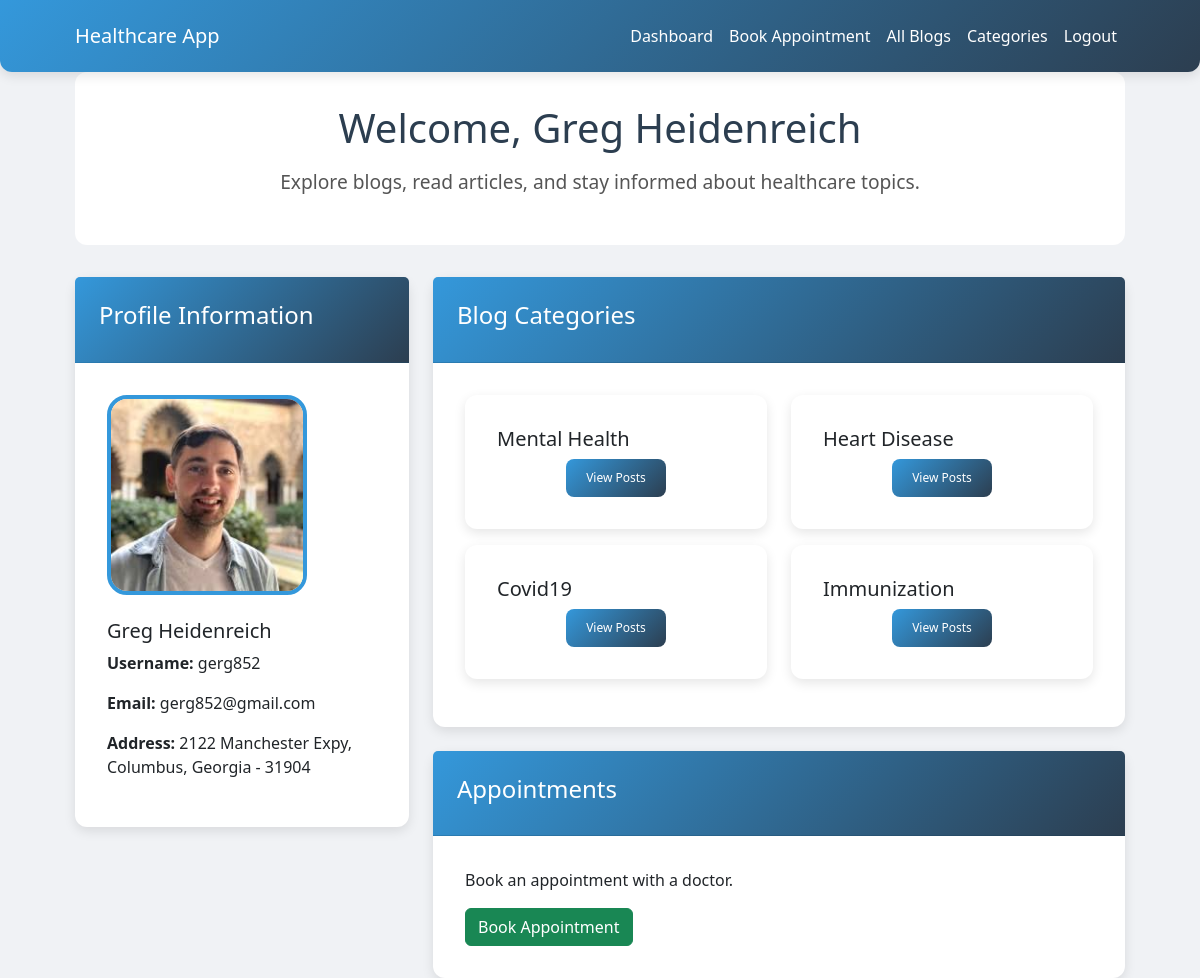
/patient-dashboard/ (signed in), run on the app's committed database.
### users/models.py (models this page shows, shortened)
class CustomUser(AbstractUser):
    USER_TYPE_CHOICES = (
        ('patient', 'Patient'),
        ('doctor', 'Doctor'),
    )
    user_type = models.CharField(max_length=10, choices=USER_TYPE_CHOICES)
    profile_picture = models.ImageField(upload_to='profile_pics/', null=True, blank=True)
    address_line1 = models.CharField(max_length=100)
    city = models.CharField(max_length=50)
    state = models.CharField(max_length=50)
    pincode = models.CharField(max_length=10)
    specialties = models.ManyToManyField(Specialty, blank=True)  # Many-to-many relationship

### blog/models.py (models this page shows, shortened)
class Category(models.Model):
    name = models.CharField(max_length=100)
    class Meta:
        verbose_name_plural = "Categories"

### users/views.py (the view)
# urls.py: path('patient-dashboard/', views.patient_dashboard, name='patient_dashboard'),
@login_required
def patient_dashboard(request):
    categories = Category.objects.all()
    return render(request, 'users/patient_dashboard.html', {'categories': categories})

### users/templates/users/patient_dashboard.html (shortened to what this page needs)
{% extends 'users/base.html' %}
{% block content %}
    <div class="welcome-section">
        <h1>Welcome, {{ user.get_full_name }}</h1>
        <p>Explore blogs, read articles, and stay informed about healthcare topics.</p>
    </div>
    <div class="row">
        <div class="col-md-4">
            <div class="card mb-4">
                <div class="card-header">
                    <h4>Profile Information</h4>
                </div>
                <div class="card-body">
                    {% if user.profile_picture %}
                        <img src="{{ user.profile_picture.url }}" class="profile-picture">
                    {% endif %}
                    <h5>{{ user.get_full_name }}</h5>
                    <p><strong>Username:</strong> {{ user.username }}</p>
                    <p><strong>Email:</strong> {{ user.email }}</p>
                    <p><strong>Address:</strong> {{ user.address_line1 }}, {{ user.city }}, {{ user.state }} - {{ user.pincode }}</p>
                </div>
            </div>
        </div>
        <div class="col-md-8">
            <div class="card">
                <div class="card-header">
                    <h4>Blog Categories</h4>
                </div>
                <div class="card-body">
                    <div class="row">
                        {% if categories %}
                            {% for category in categories %}
                                <div class="col-md-6 mb-3">
                                    <div class="card">
                                        <div class="card-body">
                                            <h5 class="card-title">{{ category.name }}</h5>
                                            <a href="{% url 'blog_list' %}?category={{ category.id }}" class="btn btn-primary btn-sm">View Posts</a>
                                        </div>
                                    </div>
                                </div>
                            {% endfor %}
                        {% else %}
                            <div class="col-12">
                                <p>No categories available.</p>
                            </div>
                        {% endif %}
                    </div>
                </div>
            </div>
            <div class="card mt-4">
                <div class="card-header">
                    <h4>Appointments</h4>
                </div>
                <div class="card-body">
                    <p>Book an appointment with a doctor.</p>
                    <a href="{% url 'list_doctors' %}" class="btn btn-success">Book Appointment</a>
                </div>
            </div>
        </div>
    </div>
{% endblock %}

### users/templates/users/base.html (style rules this page uses)
* { margin: 0; padding: 0; box-sizing: border-box; font-family: 'Segoe UI', Tahoma, Geneva, Verdana, sans-serif; }
body { background-color: #f0f2f5; min-height: 100vh; }
html { scrollbar-width: none; -ms-overflow-style: none; }
.card { border: none; border-radius: 12px; box-shadow: 0 4px 12px rgba(0, 0, 0, 0.1); transition: transform 0.3s ease, box-shadow 0.3s ease; }
.card-header { background: linear-gradient(135deg, #3498db, #2c3e50); color: white; border-radius: 12px 12px 0 0; padding: 1.5rem; }
.card-body { padding: 2rem; }
.btn-primary { background: linear-gradient(135deg, #3498db, #2c3e50); border: none; border-radius: 8px; width: 100%; padding: 0.75rem; font-size: 1rem; font-weight: 500; transition: background 0.3s ease; justify-content: center; align-items: center; display: block; margin: 0 auto; }
.btn-sm { padding: 10px 10px; font-size: 12px; width: 100px; }
.profile-picture { max-width: 200px; border: 4px solid #3498db; border-radius: 10%; margin-bottom: 1.5rem; }
.welcome-section { background: linear-gradient(135deg,rgb(255, 255, 255),rgb(255, 255, 255)); border-radius: 12px; padding: 2rem; margin-bottom: 2rem; text-align: center; }
.welcome-section h1 { color: #2c3e50; font-size: 2.5rem; margin-bottom: 1rem; }
.welcome-section p { color: #555; font-size: 1.2rem; }

### data on the page
CustomUser: get_full_name "Greg Heidenreich", profile_picture (picture), username "gerg852", email "gerg852@gmail.com", address_line1 "2122 Manchester Expy", city "Columbus", state "Georgia", pincode "31904"
Category: name "Mental Health"
Category: name "Heart Disease"
Category: name "Covid19"
Category: name "Immunization"
